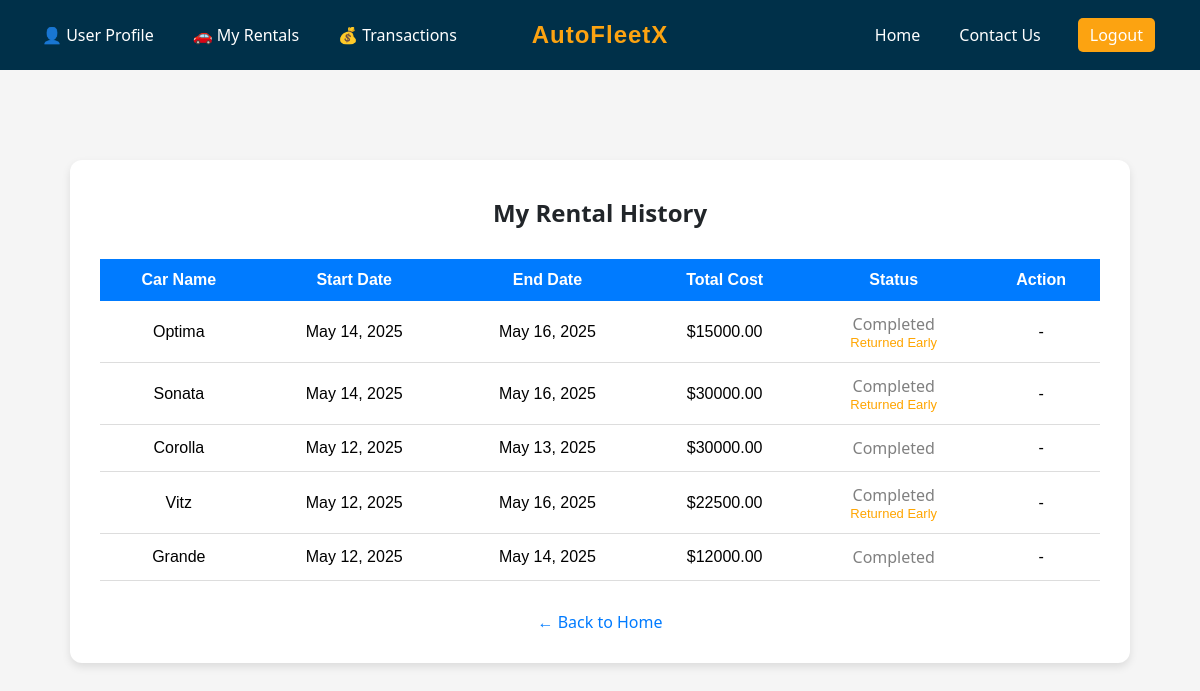
/rental-history/ (signed in), run on an earlier commit of the app's database.
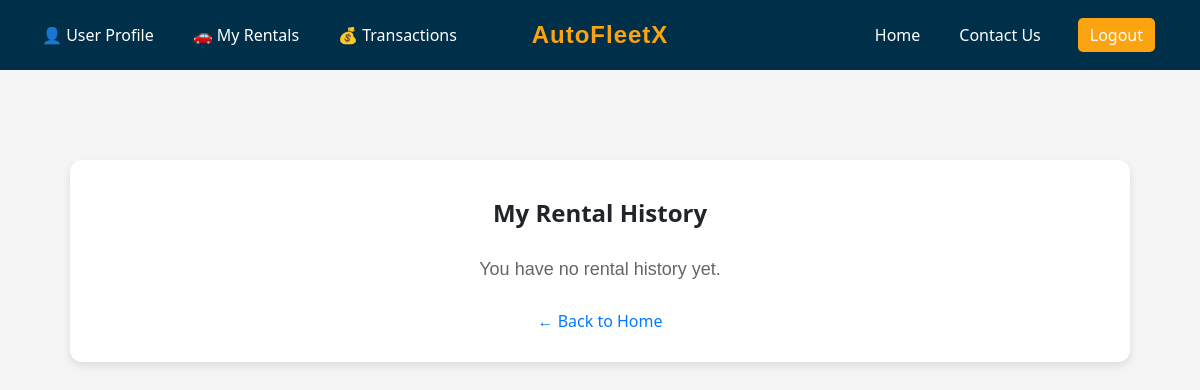
And on a later commit of the database.
### main_app/models.py (models this page shows, shortened)
class TimeStampedModel(models.Model):
    created_at = models.DateTimeField(auto_now_add=True)
    class Meta:
        abstract = True

class Rental(TimeStampedModel):
    user = models.ForeignKey(CustomUser, on_delete=models.CASCADE, related_name='rentals')
    car = models.ForeignKey(Car, on_delete=models.CASCADE, related_name='rentals')
    start_date = models.DateField()
    end_date = models.DateField()
    total_cost = models.DecimalField(max_digits=10, decimal_places=2)
    is_active = models.BooleanField(default=True)

class Car(models.Model):
    name = models.CharField(max_length=100, null=False, blank=False)
    brand = models.CharField(max_length=100)
    seating_capacity = models.PositiveIntegerField(null=False, blank=False)
    rent_per_day = models.DecimalField(max_digits=8, decimal_places=2, null=False, blank=False)
    model_year = models.PositiveIntegerField(null=True, blank=True)
    available = models.BooleanField(default=True)
    image = models.ImageField(upload_to='car_images/', default='media/car_images/default.jpg')

### main_app/views.py (the view)
# urls.py: path('rental-history/', views.rental_history_view, name='rental_history'),
@login_required
def rental_history_view(request):
    rentals = Rental.objects.filter(user=request.user).order_by('-created_at')
    today = timezone.now().date()
    return render(request, 'main_app/rental_history.html', {
        'rentals': rentals,
        'today': today
    })

### main_app/templates/main_app/rental_history.html (shortened to what this page needs)
{% extends 'base.html' %}
{% block content %}
{% load static %}
<!DOCTYPE html>
<html lang="en">
<head>
    <link rel="stylesheet" href="{% static 'styles/style.css' %}">
</head>
<body style="background-color: #f5f5f5; font-family: Arial, sans-serif;">
    <div style="max-width: 1000px; margin: 50px auto; background: #ffffff; padding: 30px; border-radius: 12px; box-shadow: 0 4px 8px rgba(0,0,0,0.1);">
        <h2 style="text-align: center; margin-bottom: 30px; color: #212529;">My Rental History</h2>
        {% if rentals %}
            <table style="width: 100%; border-collapse: collapse;">
                <thead style="background-color: #007BFF; color: white;">
                    <tr>
                        <th style="padding: 12px;">Car Name</th>
                        <th style="padding: 12px;">Start Date</th>
                        <th style="padding: 12px;">End Date</th>
                        <th style="padding: 12px;">Total Cost</th>
                        <th style="padding: 12px;">Status</th>
                        <th style="padding: 12px;">Action</th>
                    </tr>
                </thead>
                <tbody>
                    {% for rental in rentals %}
                    <tr style="text-align: center; border-bottom: 1px solid #ddd;">
                        <td style="padding: 12px;">{{ rental.car.name }}</td>
                        <td style="padding: 12px;">{{ rental.start_date }}</td>
                        <td style="padding: 12px;">{{ rental.end_date }}</td>
                        <td style="padding: 12px;">${{ rental.total_cost }}</td>
                        <td style="padding: 12px;">
                            {% if rental.is_active %}
                                <span style="color: green;">Active</span>
                            {% else %}
                                <span style="color: gray;">Completed</span>
                                {% if rental.end_date > today %}
                                    <div style="color: orange; font-size: 13px;">Returned Early</div>
                                {% endif %}
                            {% endif %}
                        </td>
                        <td style="padding: 12px;">
                            {% if rental.is_active %}
                            <form method="POST" action="{% url 'return_car' rental.id %}">
                                {% csrf_token %}
                                <button type="submit" style="background-color: crimson; color: white; border: none; padding: 6px 12px; border-radius: 5px; cursor: pointer;">
                                    Return Now
                                </button>
                            </form>
                            {% else %}
                                -
                            {% endif %}
                        </td>
                    </tr>
                    {% endfor %}
                </tbody>
            </table>
        {% else %}
            <p style="text-align: center; font-size: 18px; color: #666;">You have no rental history yet.</p>
        {% endif %}
        <div style="text-align: center; margin-top: 30px;">
            <a href="{% url 'home' %}" style="color: #007BFF; text-decoration: none;">&larr; Back to Home</a>
        </div>
    </div>
</body>
</html>
{% endblock %}

### templates/base.html (shortened to what this page needs)
{% load static %}
<!DOCTYPE html>
<html lang="en">
<head>
    <link rel="stylesheet" href="{% static 'styles/style.css' %}">
</head>
<body>
    <div class="navbar">
        {% if user.is_authenticated %}
            <div class="left">
                {% if user.is_superuser %}
                    <a href="{% url 'profile' %}">🖥️ Admin Profile</a>
                    <a href="{% url 'admin_dashboard' %}">📈 Admin Dashboard</a>
                {% else %}
                    <a href="{% url 'profile' %}">👤︎ User Profile</a>
                    <a href="{% url 'rental_history' %}">🚗 My Rentals</a>
                    <a href="{% url 'transaction_history' %}">💰 Transactions</a>
                {% endif %}
            </div>
        {% else %}
            <div class="left">
                <a href="{% url 'signup' %}">Sign Up 🔐</a>
            </div>
        {% endif %}
        <div class="middle">
            AutoFleetX
        </div>
        <div class="right">
            <a href="{% url 'home' %}">Home</a>
            {% if not user.is_superuser %}
                <a href="{% url 'contact_us' %}">Contact Us</a>
            {% endif %}
            {% if user.is_authenticated %}
                <a href="{% url 'logout' %}" class="button">Logout</a>
            {% else %}
                <a href="{% url 'login' %}">Login</a>
            {% endif %}
        </div>
    </div>
    <div class="content">
        {% block content %}
        {% endblock %}
    </div>
</body>
</html>

### static/styles/style.css (style rules this page uses)
body { margin: 0; padding: 0; }
body { background-color: #f5f5f5; font-family: 'Segoe UI', Tahoma, Geneva, Verdana, sans-serif; }
.car-details h3, .car-details p, label, input, button, h1, h2, h3, a, span { font-family: 'Segoe UI', Tahoma, Geneva, Verdana, sans-serif; margin: 6px 0; }

### templates/base.html (style rules this page uses)
body { margin: 0; font-family: 'Segoe UI', sans-serif; background-color: #f5f5f5; }
.navbar { display: flex; justify-content: space-between; align-items: center; background-color: #003049; padding: 12px 30px; color: #ffffff; }
.navbar .left, .navbar .right { display: flex; align-items: center; }
.navbar .left a, .navbar .right a { color: white; text-decoration: none; margin-right: 15px; padding: 6px 12px; border-radius: 5px; }
.navbar .middle { position: absolute; left: 50%; transform: translateX(-50%); flex: 1; text-align: center; font-size: 24px; font-weight: bold; letter-spacing: 1px; color: #fca311; }
.content { padding: 40px; }
a.button { background-color: #fca311; color: #003049; padding: 6px 12px; margin-left: 10px; text-decoration: none; border-radius: 5px; }

What changed in the data, as far as the page shows it:
removed Rental: car.name "Optima", start_date "May 14, 2025", end_date "May 16, 2025", total_cost "15000.00", is_active "Completed"
removed Rental: car.name "Sonata", start_date "May 14, 2025", end_date "May 16, 2025", total_cost "30000.00", is_active "Completed"
removed Rental: car.name "Corolla", start_date "May 12, 2025", end_date "May 13, 2025", total_cost "30000.00", is_active "Completed"
removed Rental: car.name "Vitz", start_date "May 12, 2025", end_date "May 16, 2025", total_cost "22500.00", is_active "Completed"
removed Rental: car.name "Grande", start_date "May 12, 2025", end_date "May 14, 2025", total_cost "12000.00", is_active "Completed"
Also different on the page:
text no longer shown: "Car Name Start Date End Date Total Cost Status Action"
text now shown: "You have no rental history yet."
